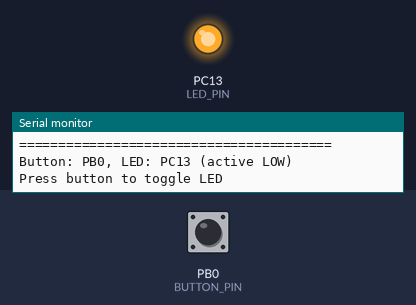
The program below on a simulated STM32 Blue Pill. Parts: output pins drawn as LEDs (lit = HIGH), the last lines printed to the serial monitor. The test bench sets the inputs (shaded band); at power-on: PB0 (BUTTON_PIN) HIGH.

Above: at 3.2 s.
3.3 s: PB0 (BUTTON_PIN) pulled LOW for 0.15 s
At 3.9 s:
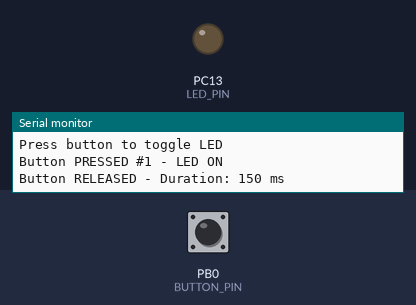
5.0 s: PB0 (BUTTON_PIN) pulled LOW for 1 s
At 6.4 s:
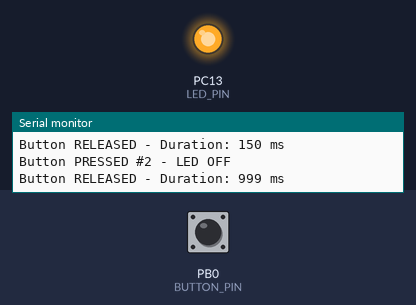
7.5 s: PB0 (BUTTON_PIN) pulled LOW for 3.2 s
At 8.3 s:
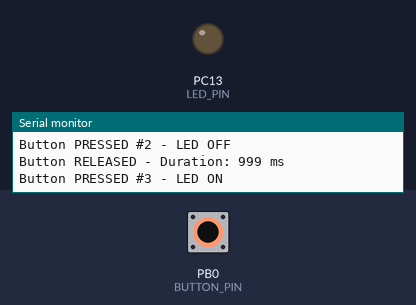
Timing chart, 0 to 10.5 s (numbered marks = the images above; inputs shaded):
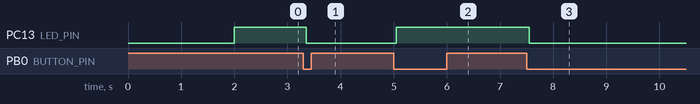

Measured:
- after the input at 3.3 s, PC13 (LED_PIN): HIGH → LOW after 0.05 s
- after the input at 5.0 s, PC13 (LED_PIN): LOW → HIGH after 0.05 s
- after the input at 7.5 s, PC13 (LED_PIN): HIGH → LOW after 0.05 s

The program:

main.cpp
```cpp
/**
 * @file main.cpp
 * @brief Program 04: Button Debounce State Machine - STM32
 */

#include <Arduino.h>

// ==================== KONFIGURASI ====================
#define BUTTON_PIN      PB0     // External button
#define LED_PIN         PC13    // Built-in LED (active LOW)
#define DEBOUNCE_MS     50

// ==================== STATE MACHINE ====================
typedef enum {
    BTN_IDLE,
    BTN_DEBOUNCE,
    BTN_PRESSED,
    BTN_RELEASED
} ButtonState_t;

// ==================== VARIABEL ====================
ButtonState_t buttonState = BTN_IDLE;
bool lastButtonRead = HIGH;
unsigned long debounceStartTime = 0;
unsigned long pressStartTime = 0;
uint32_t pressCount = 0;
bool ledState = false;

// ==================== SETUP ====================
void setup() {
    Serial.begin(115200);
    delay(2000);

    Serial.println("\n========================================");
    Serial.println("Program 04: Button Debounce - STM32");
    Serial.println("========================================\n");

    pinMode(BUTTON_PIN, INPUT_PULLUP);
    pinMode(LED_PIN, OUTPUT);
    digitalWrite(LED_PIN, HIGH);  // LED OFF (active LOW)

    Serial.printf("Button: PB0, LED: PC13 (active LOW)\n");
    Serial.println("Press button to toggle LED\n");
}

// ==================== LOOP ====================
void loop() {
    bool currentRead = digitalRead(BUTTON_PIN);

    switch (buttonState) {
        case BTN_IDLE:
            if (currentRead == LOW && lastButtonRead == HIGH) {
                buttonState = BTN_DEBOUNCE;
                debounceStartTime = millis();
            }
            break;

        case BTN_DEBOUNCE:
            if (millis() - debounceStartTime >= DEBOUNCE_MS) {
                if (currentRead == LOW) {
                    buttonState = BTN_PRESSED;
                    pressStartTime = millis();

                    // Toggle LED (invert for active LOW)
                    pressCount++;
                    ledState = !ledState;
                    digitalWrite(LED_PIN, !ledState);

                    Serial.printf("Button PRESSED #%lu - LED %s\n",
                                 pressCount, ledState ? "ON" : "OFF");
                } else {
                    buttonState = BTN_IDLE;
                }
            }
            break;

        case BTN_PRESSED:
            if (currentRead == HIGH) {
                buttonState = BTN_RELEASED;
                debounceStartTime = millis();
            }
            break;

        case BTN_RELEASED:
            if (millis() - debounceStartTime >= DEBOUNCE_MS) {
                if (currentRead == HIGH) {
                    unsigned long duration = millis() - pressStartTime;
                    Serial.printf("Button RELEASED - Duration: %lu ms\n\n", duration);
                    buttonState = BTN_IDLE;
                } else {
                    buttonState = BTN_PRESSED;
                }
            }
            break;
    }

    lastButtonRead = currentRead;
}

/**
 * WIRING:
 *   PB0 → Button → GND (internal pull-up enabled)
 *   PC13 → Built-in LED (active LOW)
 */
```
